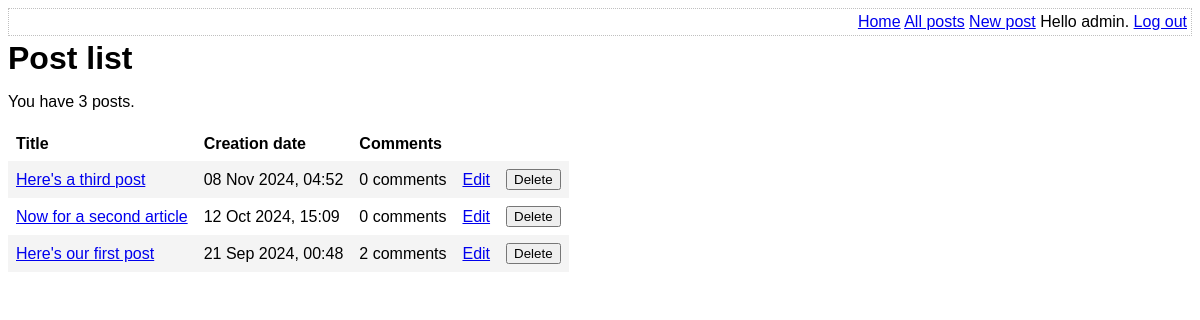
/list-posts.php (signed in), run on an earlier commit of the app's database.
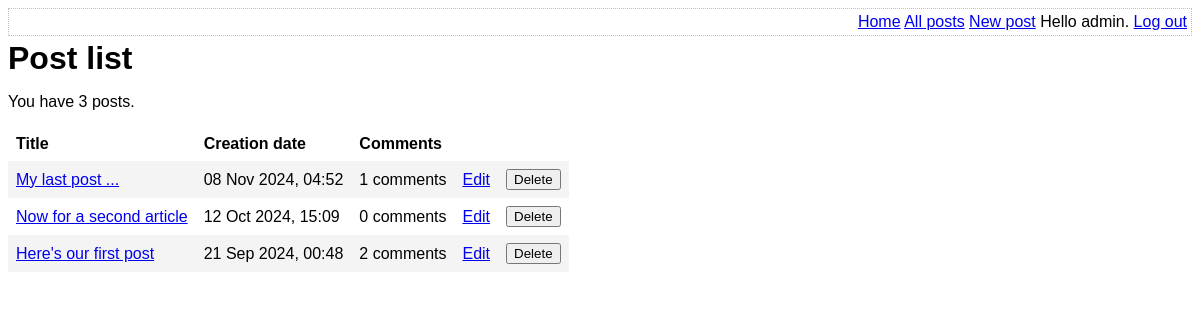
And on a later commit of the database.
### tables this page shows
CREATE TABLE post (
	id INTEGER PRIMARY KEY AUTOINCREMENT NOT NULL,
	title VARCHAR NOT NULL,
	body VARCHAR NOT NULL,
	user_id INTEGER NOT NULL,
	created_at VARCHAR NOT NULL,
	updated_at VARCHAR,
	FOREIGN KEY (user_id) REFERENCES user(id)
);

### lib/common.php (called while the page is built, shortened)
<?php
function htmlEscape($html)
{
    return htmlspecialchars($html, ENT_HTML5, 'UTF-8');
}
function convertSqlDate($sqlDate)
{
    $date = DateTime::createFromFormat('Y-m-d H:i:s', $sqlDate);
    return $date->format('d M Y, H:i');
}
function getAllPosts(PDO $pdo)
{
    $stmt = $pdo -> query(
        'SELECT id, title, created_at, body, (SELECT COUNT(*) FROM comment WHERE comment.post_id = post.id) comment_count FROM post ORDER BY created_at DESC'
    );
    return $stmt->fetchAll(PDO::FETCH_ASSOC);
}

### list-posts.php (the view, shortened to what this page needs)
<?php
require_once 'lib/common.php';
$pdo = getPDO();
$posts = getAllPosts($pdo);
?>
<DOCTYPE html>
<html>
    <head>
        <?php require_once 'templates/head.php' ?>
    </head>
    <body>
        <?php require_once 'templates/top-menu.php' ?>
        <h1> Post list </h1>
        <p> You have <?php echo count($posts)?> posts. </p>
        <form method="post">
            <table id="post-list">
                <thead>
                    <tr>
                        <th> Title </th>
                        <th> Creation date </th>
                        <th> Comments </th>
                        <th></th>
                        <th></th>
                    </tr>
                </thead>
                <tbody>
                    <?php foreach ($posts as $post): ?>
                        <tr>
                            <td>
                                <a href="view-post.php?post_id=<?php echo $post['id'] ?>"><?php echo htmlEscape($post['title'])?></a>
                            </td>
                            <td>
                                <?php echo convertSqlDate($post['created_at']) ?>
                            </td>
                            <td>
                                <?php echo htmlEscape($post['comment_count']); ?> comments
                            </td>
                            <td>
                                <a href="edit-post.php?post_id=<?php echo $post['id']?>">Edit</a>
                            </td>
                            <td>
                                <input
                                    type="submit"
                                    name="delete-post[<?php echo $post['id']?>]"
                                    value="Delete"
                                />
                            </td>
                        </tr>
                        <?php endforeach ?>
                </tbody>
            </table>
        </form>
    </body>
</html>

What changed in the data, as far as the page shows it:
changed post: title "Here's a third post" → "My last post ..."; comment_count "0" → "1"
